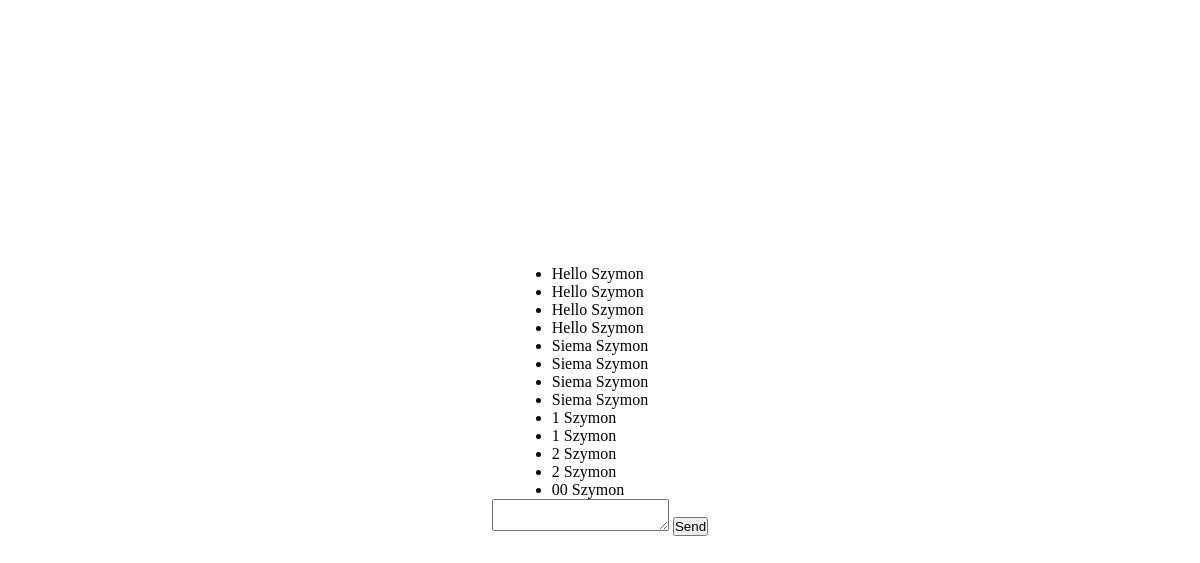
The app's page /group/1 (signed in), older data.
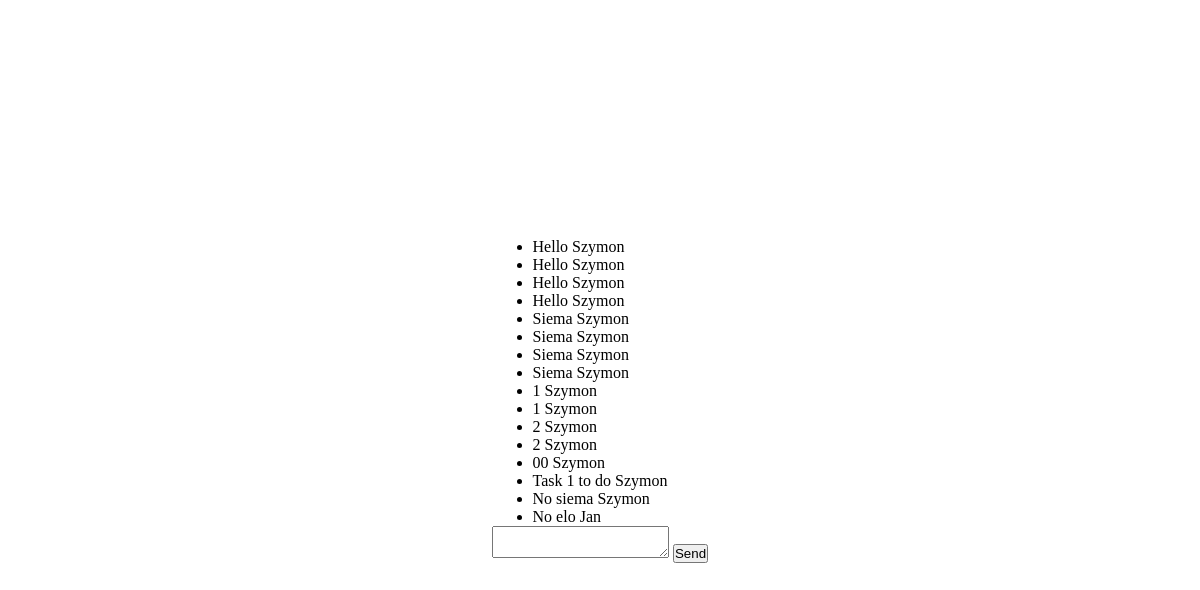
The same page, newer data.
### src/models.py (models this page shows, shortened)
class Message(db.Model):
    id = db.Column(db.Integer, primary_key=True)
    content = db.Column(db.Text, nullable=False)
    author = db.Column(db.Integer, db.ForeignKey("user.id"))
    group = db.relationship("Message_in_group", backref="message")

class User(db.Model, UserMixin):
    id = db.Column(db.Integer, primary_key=True)
    name = db.Column(db.String, nullable=False)
    surname = db.Column(db.String, nullable=False)
    email = db.Column(db.String, nullable=False, unique=True)
    password = db.Column(db.String, nullable=False, unique=True)
    message = db.relationship("Message", backref="user")
    group_participants = db.relationship("Group_participants", backref="user")

### src/routes/group.py (the view, shortened to what this page needs)
@app.route('/group/<id>', methods=['GET', 'POST'])
@login_required
def group(id):
    existing_user = Group_participants.query.filter_by(group_id=id, user_id=current_user.id).first()
    if not existing_user:
        return "Sorry something went wrong. Please try again"
    form = MessageForm()
    messages_id = [message.message_id for message in Message_in_group.query.filter_by(group_id=id).all()]
    return render_template('group.html', group_id=id, messages_id=messages_id, Message=Message, User=User, form=form)

### src/form.py
class MessageForm(FlaskForm):
    content = TextAreaField(validators=[InputRequired()])
    submit = SubmitField("Send")

### src/__init__.py (called while the page is built)
@login_manager.user_loader
def load_user(id):
    return User.query.get(int(id))

### src/templates/group.html (shortened to what this page needs)
{% extends 'base.html' %}
{% block body %}
    <ul>
        {% for id in messages_id %}
            <li>
                {{ Message.query.get(id).content }}
                {{ User.query.get(Message.query.get(id).author).name }}
            </li>
        {% endfor %}
    </ul>
    <form action="/group/{{ group_id }}", method="post">
        {{ form.content }}
        {{ form.submit }}
    </form>
{% endblock %}

### src/templates/base.html (shortened to what this page needs)
<!DOCTYPE html>
<html lang="en">
<head>
    <link rel="stylesheet" href="{{ url_for('static', filename='styles/base.css' )}}">
</head>
<body>
    {% block body %}{% endblock %}
</body>
</html>

### src/static/styles/base.css (style rules this page uses)
* { margin: 0; padding: 0; box-sizing: border-box; }
body { min-width: 100vw; min-height: 100vh; display: flex; justify-content: center; align-items: center; flex-direction: column; }

Row changes from the older to the newer data that the page shows:
added Message: query.get "Task 1 to do", query.get "Szymon"
added Message: query.get "No siema", query.get "Szymon"
added Message: query.get "No elo", query.get "Jan"
